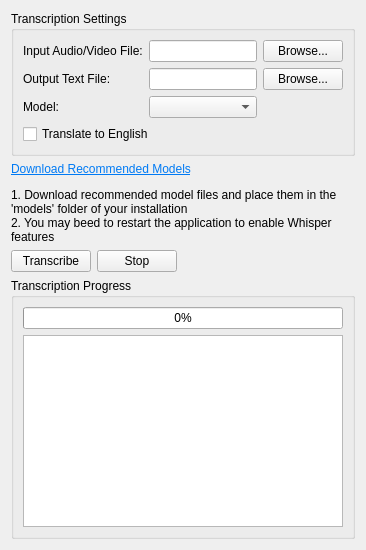
      <widget class="QWidget" name="tabWhisper">
       <attribute name="title">
        <string>Whisper Transcription</string>
       </attribute>
       <layout class="QVBoxLayout" name="verticalLayout_Whisper">
        <item>
         <widget class="QGroupBox" name="groupBoxWhisperInput">
          <property name="title">
           <string>Transcription Settings</string>
          </property>
          <layout class="QGridLayout" name="gridLayout_WhisperInput">
           <item row="0" column="0">
            <widget class="QLabel" name="labelWhisperInput">
             <property name="text">
              <string>Input Audio/Video File:</string>
             </property>
            </widget>
           </item>
           <item row="0" column="1">
            <widget class="QLineEdit" name="lineWhisperInput"/>
           </item>
           <item row="0" column="2">
            <widget class="QPushButton" name="btnBrowseWhisperInput">
             <property name="text">
              <string>Browse...</string>
             </property>
            </widget>
           </item>
           <item row="1" column="0">
            <widget class="QLabel" name="labelWhisperOutput">
             <property name="text">
              <string>Output Text File:</string>
             </property>
            </widget>
           </item>
           <item row="1" column="1">
            <widget class="QLineEdit" name="lineWhisperOutput"/>
           </item>
           <item row="1" column="2">
            <widget class="QPushButton" name="btnBrowseWhisperOutput">
             <property name="text">
              <string>Browse...</string>
             </property>
            </widget>
           </item>
           <item row="2" column="0">
            <widget class="QLabel" name="labelWhisperModel">
             <property name="text">
              <string>Model:</string>
             </property>
            </widget>
           </item>
           <item row="2" column="1">
            <widget class="QComboBox" name="comboWhisperModel"/>
           </item>
           <item row="3" column="0" colspan="2">
            <widget class="QCheckBox" name="checkWhisperTranslate">
             <property name="text">
              <string>Translate to English</string>
             </property>
            </widget>
           </item>
          </layout>
         </widget>
        </item>
        <item>
         <widget class="QLabel" name="labelWhisperInstructions">
          <property name="text">
           <string>&lt;html&gt;&lt;head/&gt;&lt;body&gt;&lt;p&gt;&lt;a href=&quot;https://huggingface.co/codester2835/ffgui-models/tree/main&quot;&gt;&lt;span style=&quot; text-decoration: underline; color:#007af4;&quot;&gt;Download Recommended Models&lt;/span&gt;&lt;/a&gt;&lt;/p&gt;&lt;p&gt;1. Download recommended model files and place them in the 'models' folder of your installation&lt;br/&gt;2. You may beed to restart the application to enable Whisper features&lt;/p&gt;&lt;/body&gt;&lt;/html&gt;</string>
          </property>
          <property name="wordWrap">
           <bool>true</bool>
          </property>
          <property name="openExternalLinks">
           <bool>true</bool>
          </property>
         </widget>
        </item>
        <item>
         <layout class="QHBoxLayout" name="horizontalLayout_WhisperButtons">
          <item>
           <widget class="QPushButton" name="btnRunWhisper">
            <property name="text">
             <string>Transcribe</string>
            </property>
           </widget>
          </item>
          <item>
           <widget class="QPushButton" name="btnStopWhisper">
            <property name="text">
             <string>Stop</string>
            </property>
           </widget>
          </item>
          <item>
           <spacer name="horizontalSpacer_Whisper">
            <property name="orientation">
             <enum>Qt::Orientation::Horizontal</enum>
            </property>
            <property name="sizeHint" stdset="0">
             <size>
              <width>40</width>
              <height>20</height>
             </size>
            </property>
           </spacer>
          </item>
         </layout>
        </item>
        <item>
         <widget class="QGroupBox" name="groupBoxWhisperProgress">
          <property name="title">
           <string>Transcription Progress</string>
          </property>
          <layout class="QVBoxLayout" name="verticalLayout_WhisperProgress">
           <item>
            <widget class="QProgressBar" name="progressWhisper">
             <property name="visible">
              <bool>false</bool>
             </property>
             <property name="value">
              <number>0</number>
             </property>
            </widget>
           </item>
           <item>
            <widget class="QTextEdit" name="textWhisperOutput">
             <property name="font">
              <font>
               <family>Courier New</family>
              </font>
             </property>
             <property name="readOnly">
              <bool>true</bool>
             </property>
            </widget>
           </item>
          </layout>
         </widget>
        </item>
       </layout>
      </widget>
